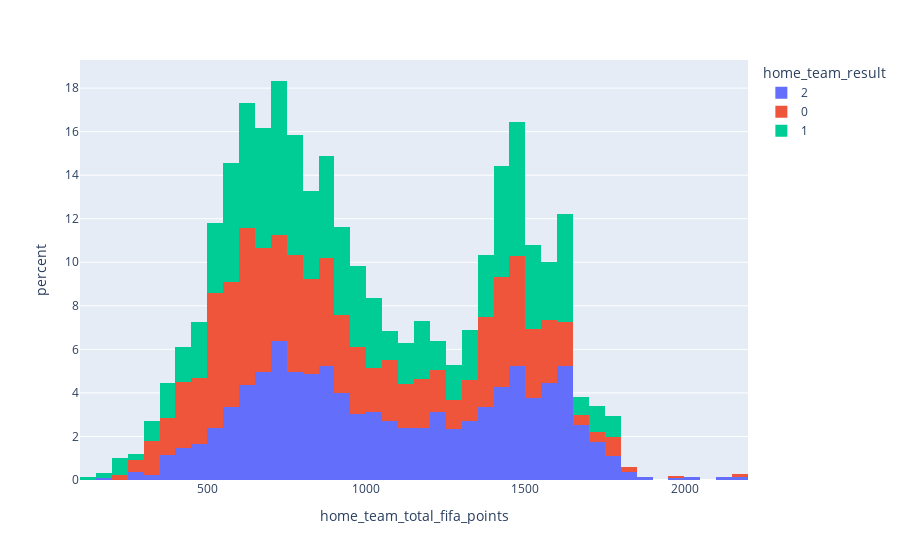

The notebook cell saved with this chart:
### Code cell
# home_team_total_fifa_points
fig = px.histogram(train, x='home_team_total_fifa_points', 
                    color='home_team_result',
                    histnorm='percent')
fig.show()

### Figure 1 — Plotly figure (JSON) as saved in the notebook; plotly's stock layout.template omitted (floating-point values rounded to 4 significant figures; data arrays with more than 128 entries replaced by an {"elided": "..."} marker saying what was removed)
{"data": [{"alignmentgroup": "True", "bingroup": "x", "histnorm": "percent", "hovertemplate": "home_team_result=2<br>home_team_total_fifa_points=%{x}<br>percent=%{y}<extra></extra>", "legendgroup": "2", "marker": {"color": "#636efa", "pattern": {"shape": ""}}, "name": "2", "offsetgroup": "2", "orientation": "v", "showlegend": true, "type": "histogram", "x": {"elided": "1375 int values"}, "xaxis": "x", "yaxis": "y"}, {"alignmentgroup": "True", "bingroup": "x", "histnorm": "percent", "hovertemplate": "home_team_result=0<br>home_team_total_fifa_points=%{x}<br>percent=%{y}<extra></extra>", "legendgroup": "0", "marker": {"color": "#EF553B", "pattern": {"shape": ""}}, "name": "0", "offsetgroup": "0", "orientation": "v", "showlegend": true, "type": "histogram", "x": {"elided": "890 int values"}, "xaxis": "x", "yaxis": "y"}, {"alignmentgroup": "True", "bingroup": "x", "histnorm": "percent", "hovertemplate": "home_team_result=1<br>home_team_total_fifa_points=%{x}<br>percent=%{y}<extra></extra>", "legendgroup": "1", "marker": {"color": "#00cc96", "pattern": {"shape": ""}}, "name": "1", "offsetgroup": "1", "orientation": "v", "showlegend": true, "type": "histogram", "x": {"elided": "747 int values"}, "xaxis": "x", "yaxis": "y"}], "layout": {"barmode": "relative", "legend": {"title": {"text": "home_team_result"}, "tracegroupgap": 0}, "margin": {"t": 60}, "xaxis": {"anchor": "y", "domain": [0, 1], "title": {"text": "home_team_total_fifa_points"}}, "yaxis": {"anchor": "x", "domain": [0, 1], "title": {"text": "percent"}}}}
